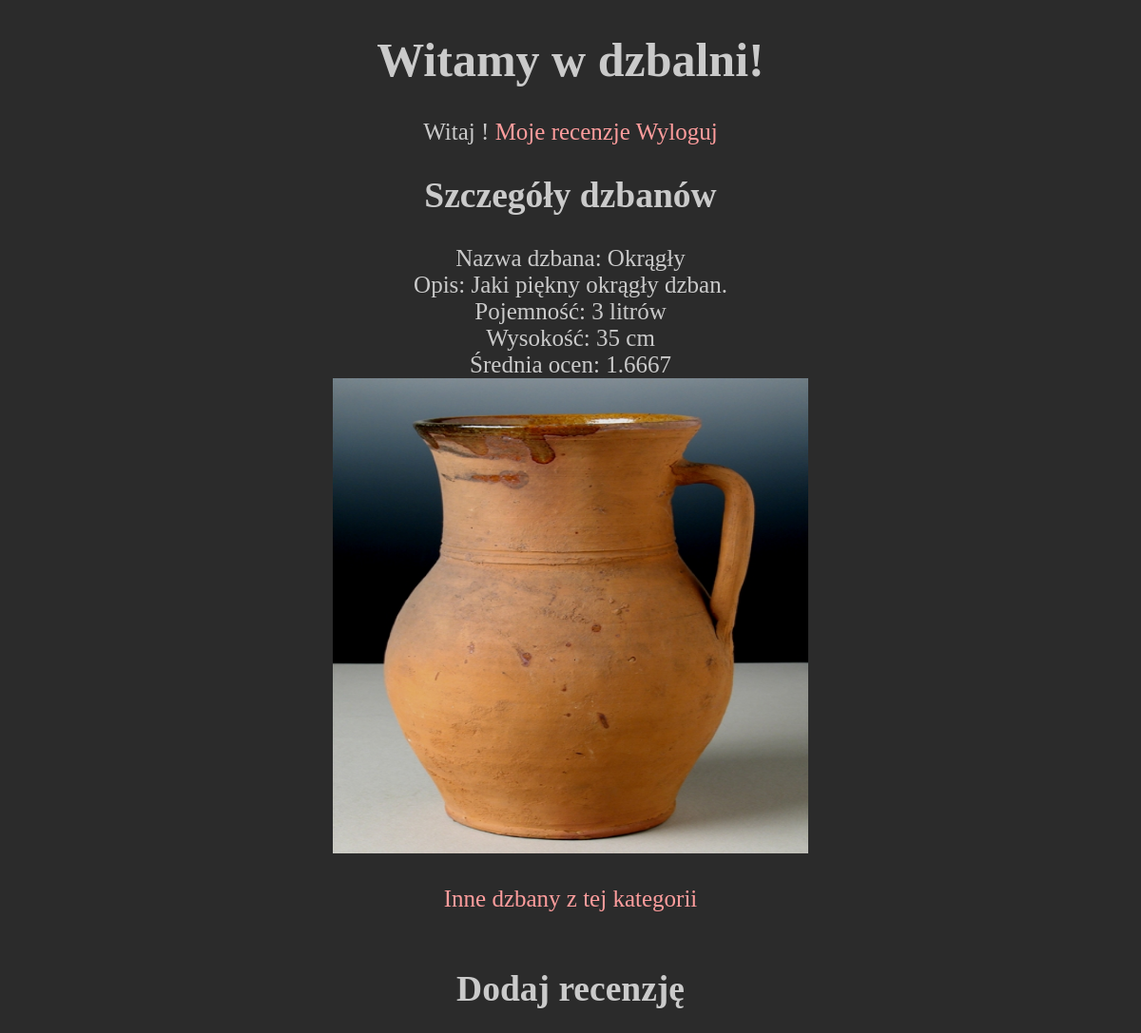
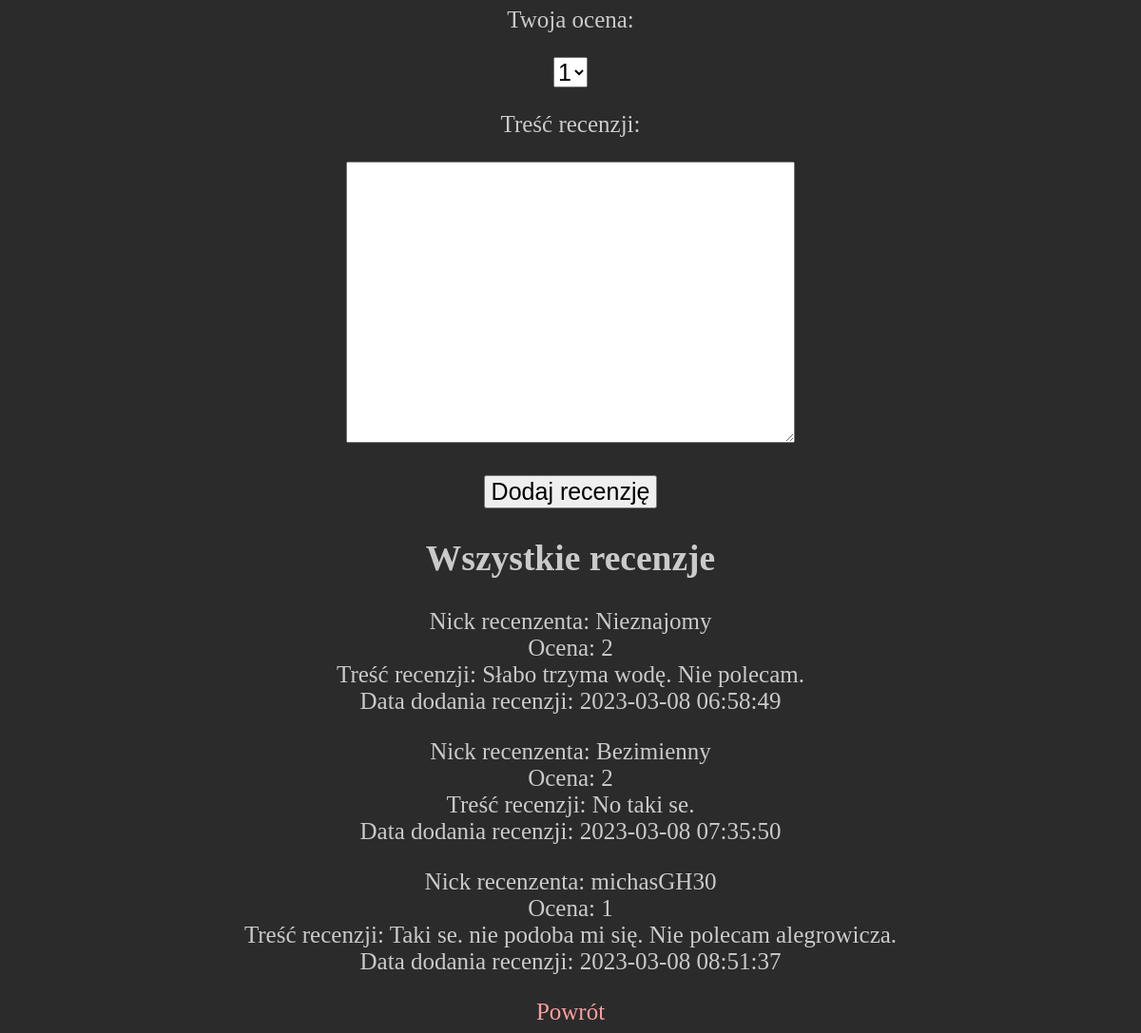
Page /details.php?id=1 (signed in) on the committed database (2 pictures, top to bottom).
### tables this page shows
CREATE TABLE `dzbany` (
  `ID` int(10) UNSIGNED NOT NULL,
  `idKategorii` int(10) UNSIGNED NOT NULL,
  `nazwa` varchar(50) NOT NULL,
  `obrazek` varchar(50) NOT NULL,
  `opis` text NOT NULL,
  `pojemnosc` int(11) NOT NULL,
  `wysokosc` int(11) NOT NULL
);

CREATE TABLE `recenzje` (
  `ID` int(10) UNSIGNED NOT NULL,
  `idDzbana` int(10) UNSIGNED NOT NULL,
  `nick` varchar(50) NOT NULL,
  `ocena` int(11) NOT NULL,
  `tresc` text NOT NULL,
  `data` timestamp NOT NULL DEFAULT current_timestamp() ON UPDATE current_timestamp()
);

### details.php (the view, shortened to what this page needs)
<?php
require("db.php");
?>
<!DOCTYPE html>
<html lang="pl">
<head>
    <link rel="stylesheet" href="style.css" />
</head>
<body>
    <header>
        <h1>Witamy w dzbalni!</h1>
    </header>
    <main>
        <?php
        include("panel.php");
        ?>
        <article>
            <header>
                <h2>Szczegóły dzbanów</h2>
            </header>
            <?php
            $ID = $_GET["id"];
            $sql = "SELECT AVG(ocena) AS srednia FROM recenzje WHERE IdDzbana=$ID";
            $result = $conn->query($sql);
            if ($result->num_rows > 0) {
                $srednia = $result->fetch_object()->srednia;
                $sql = "SELECT idKategorii, k.nazwa AS nazwaKat, d.nazwa, obrazek, d.opis, pojemnosc, wysokosc FROM dzbany d, kategorie k WHERE d.ID=$ID AND idKategorii=k.ID";
                $result = $conn->query($sql);
                if ($result->num_rows > 0) {
                    $row = $result->fetch_object();
                    echo "<p>";
                    echo "Nazwa dzbana: {$row->nazwa}<br>Opis: {$row->opis}<br>Pojemność: {$row->pojemnosc} litrów<br>Wysokość: {$row->wysokosc} cm<br>Średnia ocen: {$srednia}<br><img src='images/{$row->obrazek}'/><br><br>";
                    echo "<a href = 'index.php?idKat={$row->idKategorii}'>Inne dzbany z tej kategorii</a> <br><br>";
                    echo "</p>";
                } else {
                    echo "Wystąpił błąd!!!";
                }
            } else {
                echo "Nie masz żadnych dzbanów w swojej kolecji.";
            }
            ?>
        </article>
        <article>
            <header>
                <h2>Dodaj recenzję</h2>
            </header>
            <form action="insertReview.php" method="post">
                <p>Twoja ocena: </p>
                <select name="ocena" id="ocena">
                    <option value="1">1</option>
                </select>
                <p>
                    Treść recenzji:
                </p>
                <textarea name="tresc" id="tresc" cols="30" rows="10"></textarea> <br> <br>
                <input type="submit" value="Dodaj recenzję">
            </form>
        </article>
        <article>
            <header>
                <h2>Wszystkie recenzje</h2>
            </header>
            <?php
            $sql = "SELECT nick, ocena, tresc, data FROM recenzje WHERE idDzbana=$ID";
            $result = $conn->query($sql);
            if ($result->num_rows > 0) {
                while ($row = $result->fetch_object()) {
                    echo "<section>";
                    echo "<p>Nick recenzenta: {$row->nick}<br>Ocena: {$row->ocena}<br>Treść recenzji: {$row->tresc}<br>Data dodania recenzji: {$row->data}</p>";
                    echo "</section>";
                }
            } else {
                echo "Dzban nie ma jeszcze żadnych recenzji.";
            }
            ?>
        </article>
        <a href="index.php">Powrót</a>
    </main>
</body>
</html>

### panel.php
<?php
echo '<p>
Witaj <?= $_SESSION["login"] ?>!
<a href="myReviews.php">Moje recenzje</a>
<a href="logout.php">Wyloguj</a>
</p>';

### style.css (style rules this page uses)
body { background-color: rgb(43, 43, 43); color: rgb(202, 202, 202); text-align: center; font-size: 25px; margin-left: 5%; margin-right: 5%; }
input[type="text"], input[type="submit"], input[type="number"], textarea, select { font-size: 25px; }
a { text-decoration: none; }
a:link { color: rgb(255, 157, 157); }
img { width: 500px; height: 500px; }

### rows in the picture
dzbany: nazwa "Okrągły", opis "Jaki piękny okrągły dzban.", pojemnosc "3", wysokosc "35", obrazek (picture)
recenzje: nick "Nieznajomy", ocena "2", tresc "Słabo trzyma wodę. Nie polecam.", data "2023-03-08 06:58:49"
recenzje: nick "Bezimienny", ocena "2", tresc "No taki se.", data "2023-03-08 07:35:50"
recenzje: nick "michasGH30", ocena "1", tresc "Taki se. nie podoba mi się. Nie polecam alegrowicza.", data "2023-03-08 08:51:37"

### other values in the picture
$srednia "1.6667"
